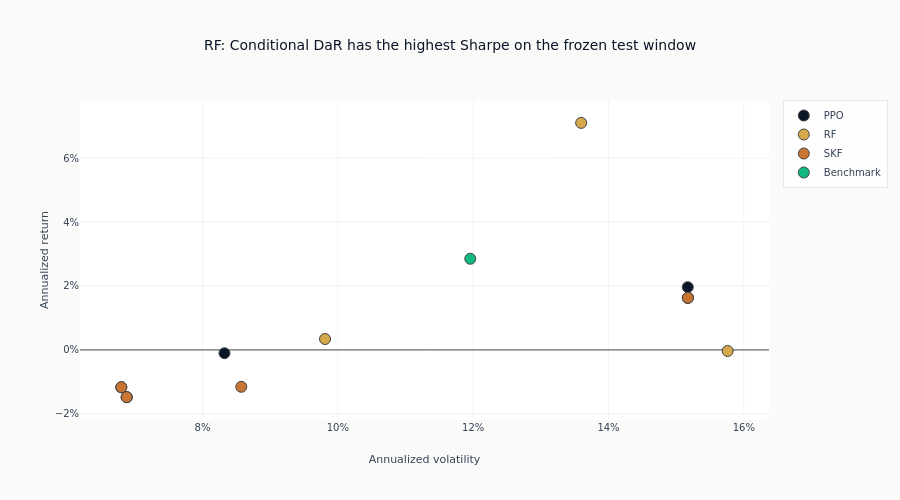

Notebook source saved alongside this figure:
### Markdown cell above
The risk-return map retains every configuration but uses color only for library identity.
Hover labels carry the optimizer name, avoiding a thirteen-color legend.

### Code cell
eval_pd = eval_df.to_pandas()
library_order = ["PPO", "RF", "SKF", "Benchmark"]
library_colors = dict(zip(library_order, ml4t_palette(4, categorical=True), strict=True))
test_leader = str(eval_df.row(0, named=True)["portfolio"])

fig = go.Figure()
for library in library_order:
    subset = eval_pd.loc[eval_pd["library"] == library]
    fig.add_scatter(
        x=subset["annual_volatility"],
        y=subset["annual_return"],
        mode="markers",
        name=library,
        text=subset["portfolio"],
        customdata=subset[["sharpe", "max_drawdown"]],
        marker=dict(color=library_colors[library], size=11, line=dict(width=1)),
        hovertemplate=(
            "%{text}<br>Annual return=%{y:.1%}<br>Annual volatility=%{x:.1%}"
            "<br>Sharpe=%{customdata[0]:.2f}<br>Max drawdown=%{customdata[1]:.1%}<extra></extra>"
        ),
    )

fig.update_layout(
    title=f"{test_leader} has the highest Sharpe on the frozen test window",
    xaxis_title="Annualized volatility",
    yaxis_title="Annualized return",
    xaxis_tickformat=".0%",
    yaxis_tickformat=".0%",
    height=500,
)
fig.show()

### Figure 1 — Plotly figure (JSON) as saved in the notebook; plotly's stock layout.template omitted (floating-point values rounded to 4 significant figures)
{"data": [{"customdata": [[-0.05461, -0.3099], [-0.07619, -0.3116], [-0.4421, -0.1829], [-0.7156, -0.142], [-0.7521, -0.1452]], "hovertemplate": "%{text}<br>Annual return=%{y:.1%}<br>Annual volatility=%{x:.1%}<br>Sharpe=%{customdata[0]:.2f}<br>Max drawdown=%{customdata[1]:.1%}<extra></extra>", "marker": {"color": "#0a1628", "line": {"width": 1}, "size": 11}, "mode": "markers", "name": "PPO", "text": ["PPO: Shrinkage", "PPO: Max Sharpe", "PPO: HRP", "PPO: Min Vol", "PPO: Min CVaR"], "type": "scatter", "x": [0.1517, 0.1517, 0.08324, 0.068, 0.06879], "y": [0.01964, 0.0163, -0.001038, -0.01168, -0.01477]}, {"customdata": [[0.2841, -0.2539], [-0.07619, -0.3116], [-0.1724, -0.327], [-0.3161, -0.2003], [-0.7521, -0.1452]], "hovertemplate": "%{text}<br>Annual return=%{y:.1%}<br>Annual volatility=%{x:.1%}<br>Sharpe=%{customdata[0]:.2f}<br>Max drawdown=%{customdata[1]:.1%}<extra></extra>", "marker": {"color": "#D4A84B", "line": {"width": 1}, "size": 11}, "mode": "markers", "name": "RF", "text": ["RF: Conditional DaR", "RF: Std Dev", "RF: Max DD", "RF: Risk Parity", "RF: Min CVaR"], "type": "scatter", "x": [0.136, 0.1517, 0.1576, 0.0981, 0.06879], "y": [0.07103, 0.0163, -0.0003447, 0.003412, -0.01477]}, {"customdata": [[-0.0762, -0.3116], [-0.5501, -0.1926], [-0.7153, -0.142], [-0.7521, -0.1452]], "hovertemplate": "%{text}<br>Annual return=%{y:.1%}<br>Annual volatility=%{x:.1%}<br>Sharpe=%{customdata[0]:.2f}<br>Max drawdown=%{customdata[1]:.1%}<extra></extra>", "marker": {"color": "#C87533", "line": {"width": 1}, "size": 11}, "mode": "markers", "name": "SKF", "text": ["SKF: Max Sharpe", "SKF: HRP", "SKF: Min Var", "SKF: Min CVaR"], "type": "scatter", "x": [0.1517, 0.08572, 0.068, 0.06879], "y": [0.0163, -0.01154, -0.01166, -0.01477]}, {"customdata": [[-0.0332, -0.2124]], "hovertemplate": "%{text}<br>Annual return=%{y:.1%}<br>Annual volatility=%{x:.1%}<br>Sharpe=%{customdata[0]:.2f}<br>Max drawdown=%{customdata[1]:.1%}<extra></extra>", "marker": {"color": "#10b981", "line": {"width": 1}, "size": 11}, "mode": "markers", "name": "Benchmark", "text": ["Equal Weight"], "type": "scatter", "x": [0.1196], "y": [0.02852]}], "layout": {"height": 500, "title": {"text": "RF: Conditional DaR has the highest Sharpe on the frozen test window"}, "xaxis": {"tickformat": ".0%", "title": {"text": "Annualized volatility"}}, "yaxis": {"tickformat": ".0%", "title": {"text": "Annualized return"}}}}
